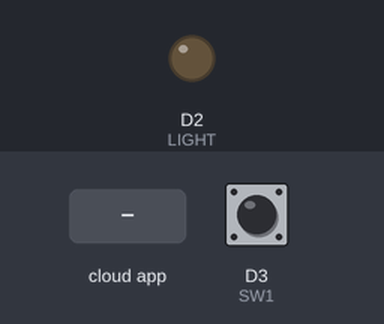
This sketch was run on a simulated ESP8266 (NodeMCU). Shown: output pins drawn as LEDs (lit = HIGH). The inputs (shaded band) are chosen by the test bench; at power-on: D3 (SW1) HIGH. Not simulated (calls return 0 or success): CayenneWiFiClient.h.

Above: at 2.7 s.
2.8 s: the phone or cloud app sets 2 to 1
At 3.9 s:
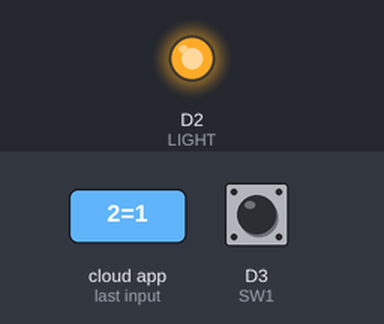
4.3 s: the phone or cloud app sets 2 to 0
At 5.2 s:
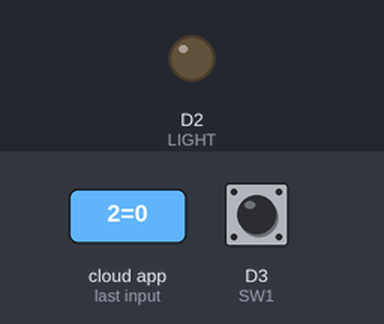
Timing chart, 0 to 7.3 s (numbered marks = the images above; inputs shaded):
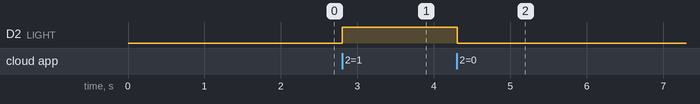

Measured:
- after the input at 2.8 s, D2 (LIGHT): LOW → HIGH at once
- after the input at 4.3 s, D2 (LIGHT): HIGH → LOW at once

The sketch:

Light_SW_Temp.ino
```cpp
#define CAYENNE_DEBUG         // Uncomment to show debug messages
#define CAYENNE_PRINT Serial  // Comment this out to disable prints and save space

#include <SPI.h>
#include "CayenneDefines.h"
#include "BlynkSimpleEsp8266.h"
#include "CayenneWiFiClient.h"
#include "DHT.h"

// Cayenne authentication token. This should be obtained from the Cayenne Dashboard.
char token[] = "fvcaj83cfz";

// Your network name and password.
char ssid[] = "jyoun-soohee";
char password[] = "07040251995";

// PIn config
#define DHTPIN  D1
#define LIGHT   D2
#define SW1     D3

#define DHTTYPE DHT11
DHT dht(DHTPIN, DHTTYPE, 25);

char preKeyValue=0, keyValue=0;
unsigned long previousMillis = 0;      // to know when to post the temperature
unsigned int minutes_interval = 1;    // variable in minutes for posting the temperature

void setup()
{
  // initialize digital pin 2 as an output.
  pinMode(LIGHT, OUTPUT);
  // initialize digital pin 3 as an input.
  pinMode(SW1, INPUT);

  Serial.begin(115200);
  Cayenne.begin(token, ssid, password);
}

void loop()
{
  unsigned long currentMillis = millis();

  Cayenne.run();
  checkKey();

  if(minutes_interval>0 && currentMillis - previousMillis >= minutes_interval*60000)
  {
    if( checkTemperature() == 0 )
      previousMillis = currentMillis;
  }
}

// This function will be called every time a Dashboard widget writes a value to Virtual Pin 2.
CAYENNE_IN(V2)
{
  CAYENNE_LOG("Got a value: %s", getValue.asStr());
  int i = getValue.asInt();

  if (i == 0)
  {
    digitalWrite(LIGHT, LOW);
  }
  else
  {
    digitalWrite(LIGHT, HIGH);
  }
}

void checkKey()
{
    keyValue = digitalRead(SW1);
    if( preKeyValue != keyValue )
    {
      Cayenne.virtualWrite(V3, keyValue);
      preKeyValue = keyValue;
    }
}

int checkTemperature()
{
  // Read temperature as Celsius
  float t = dht.readTemperature();
  // Read humidity
  float h = dht.readHumidity();

  if( (t==0) || (h==0) )
    return -1;

  Cayenne.virtualWrite(V4, t);
  Cayenne.virtualWrite(V5, h);
  Cayenne.virtualWrite(V6, t);
  Cayenne.virtualWrite(V7, h);

#if (0)
  Serial.print("Temperature: ");
  Serial.println(t));
  Serial.print("Humidity: ");
  Serial.println(h);
#endif

  return 0;
}
```
